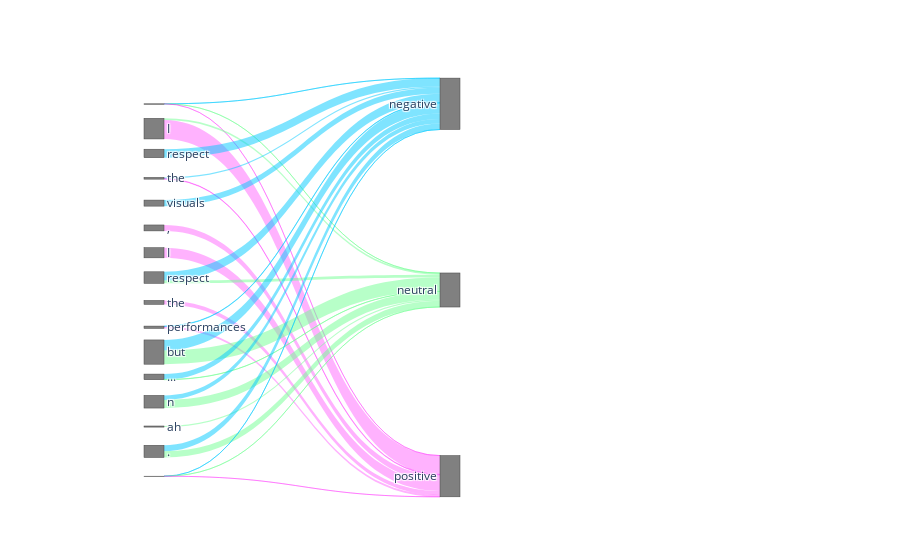

Write notebook code for a chart like this one.
### Code cell
df = pd.DataFrame(links)

fig = go.Figure(
    go.Sankey(
        # arrangement = "snap", 
        node={"label": words + labels,
              'x': [0.1] * len(words) + [0.5] * len(labels),
              "y": list(np.linspace(0.01,0.99,len(words))) + list(np.linspace(0.01,0.99,len(labels))),
              'color': "grey",
              'pad': 500
              },
            #   "y": [],
        link={
            "source": df["source"].tolist(),
            "target": df["target"].tolist(),
            "value": df["value"].tolist(),
            "color": df["color"].tolist(),
        },
    )
)

fig.show()

### Figure 1 — Plotly figure (JSON) as saved in the notebook; plotly's stock layout.template omitted (floating-point values rounded to 4 significant figures)
{"data": [{"link": {"color": ["rgba(0, 202, 255, 0.5)", "rgba(112, 255, 145, 0.5)", "rgba(255, 0, 250, 0.3)", "rgba(0, 202, 255, 0.5)", "rgba(112, 255, 145, 0.5)", "rgba(255, 0, 250, 0.3)", "rgba(0, 202, 255, 0.5)", "rgba(112, 255, 145, 0.5)", "rgba(255, 0, 250, 0.3)", "rgba(0, 202, 255, 0.5)", "rgba(112, 255, 145, 0.5)", "rgba(255, 0, 250, 0.3)", "rgba(0, 202, 255, 0.5)", "rgba(112, 255, 145, 0.5)", "rgba(255, 0, 250, 0.3)", "rgba(0, 202, 255, 0.5)", "rgba(112, 255, 145, 0.5)", "rgba(255, 0, 250, 0.3)", "rgba(0, 202, 255, 0.5)", "rgba(112, 255, 145, 0.5)", "rgba(255, 0, 250, 0.3)", "rgba(0, 202, 255, 0.5)", "rgba(112, 255, 145, 0.5)", "rgba(255, 0, 250, 0.3)", "rgba(0, 202, 255, 0.5)", "rgba(112, 255, 145, 0.5)", "rgba(255, 0, 250, 0.3)", "rgba(0, 202, 255, 0.5)", "rgba(112, 255, 145, 0.5)", "rgba(255, 0, 250, 0.3)", "rgba(0, 202, 255, 0.5)", "rgba(112, 255, 145, 0.5)", "rgba(255, 0, 250, 0.3)", "rgba(0, 202, 255, 0.5)", "rgba(112, 255, 145, 0.5)", "rgba(255, 0, 250, 0.3)", "rgba(0, 202, 255, 0.5)", "rgba(112, 255, 145, 0.5)", "rgba(255, 0, 250, 0.3)", "rgba(0, 202, 255, 0.5)", "rgba(112, 255, 145, 0.5)", "rgba(255, 0, 250, 0.3)", "rgba(0, 202, 255, 0.5)", "rgba(112, 255, 145, 0.5)", "rgba(255, 0, 250, 0.3)", "rgba(0, 202, 255, 0.5)", "rgba(112, 255, 145, 0.5)", "rgba(255, 0, 250, 0.3)"], "source": [0, 0, 0, 1, 1, 1, 2, 2, 2, 3, 3, 3, 4, 4, 4, 5, 5, 5, 6, 6, 6, 7, 7, 7, 8, 8, 8, 9, 9, 9, 10, 10, 10, 11, 11, 11, 12, 12, 12, 13, 13, 13, 14, 14, 14, 15, 15, 15], "target": [16, 17, 18, 16, 17, 18, 16, 17, 18, 16, 17, 18, 16, 17, 18, 16, 17, 18, 16, 17, 18, 16, 17, 18, 16, 17, 18, 16, 17, 18, 16, 17, 18, 16, 17, 18, 16, 17, 18, 16, 17, 18, 16, 17, 18, 16, 17, 18], "value": [1e-05, 1e-05, 1e-05, -0.1513, 0.01328, 0.1381, 0.0622, -0.01354, -0.04867, 0.009055, -0.0127, 0.00365, 0.04432, -0.01868, -0.02564, -0.02032, -0.02319, 0.04351, -0.0634, -0.01112, 0.07452, 0.06426, 0.02059, -0.08484, -0.01261, -0.01619, 0.0288, 0.002996, -0.01694, 0.01395, 0.07688, 0.101, -0.1779, 0.04006, 0.001115, -0.04118, 0.03348, 0.05939, -0.09287, -0.006283, 0.008164, -0.00188, 0.04357, 0.04611, -0.08968, 1e-05, 1e-05, 1e-05]}, "node": {"color": "grey", "label": ["<s>", "I", "respect", "the", "visuals", ",", "I", "respect", "the", "performances", "but", "...", "n", "ah", ".", "</s>", "negative", "neutral", "positive"], "pad": 500, "x": [0.1, 0.1, 0.1, 0.1, 0.1, 0.1, 0.1, 0.1, 0.1, 0.1, 0.1, 0.1, 0.1, 0.1, 0.1, 0.1, 0.5, 0.5, 0.5], "y": [0.01, 0.07533, 0.1407, 0.206, 0.2713, 0.3367, 0.402, 0.4673, 0.5327, 0.598, 0.6633, 0.7287, 0.794, 0.8593, 0.9247, 0.99, 0.01, 0.5, 0.99]}, "type": "sankey"}], "layout": {}}
